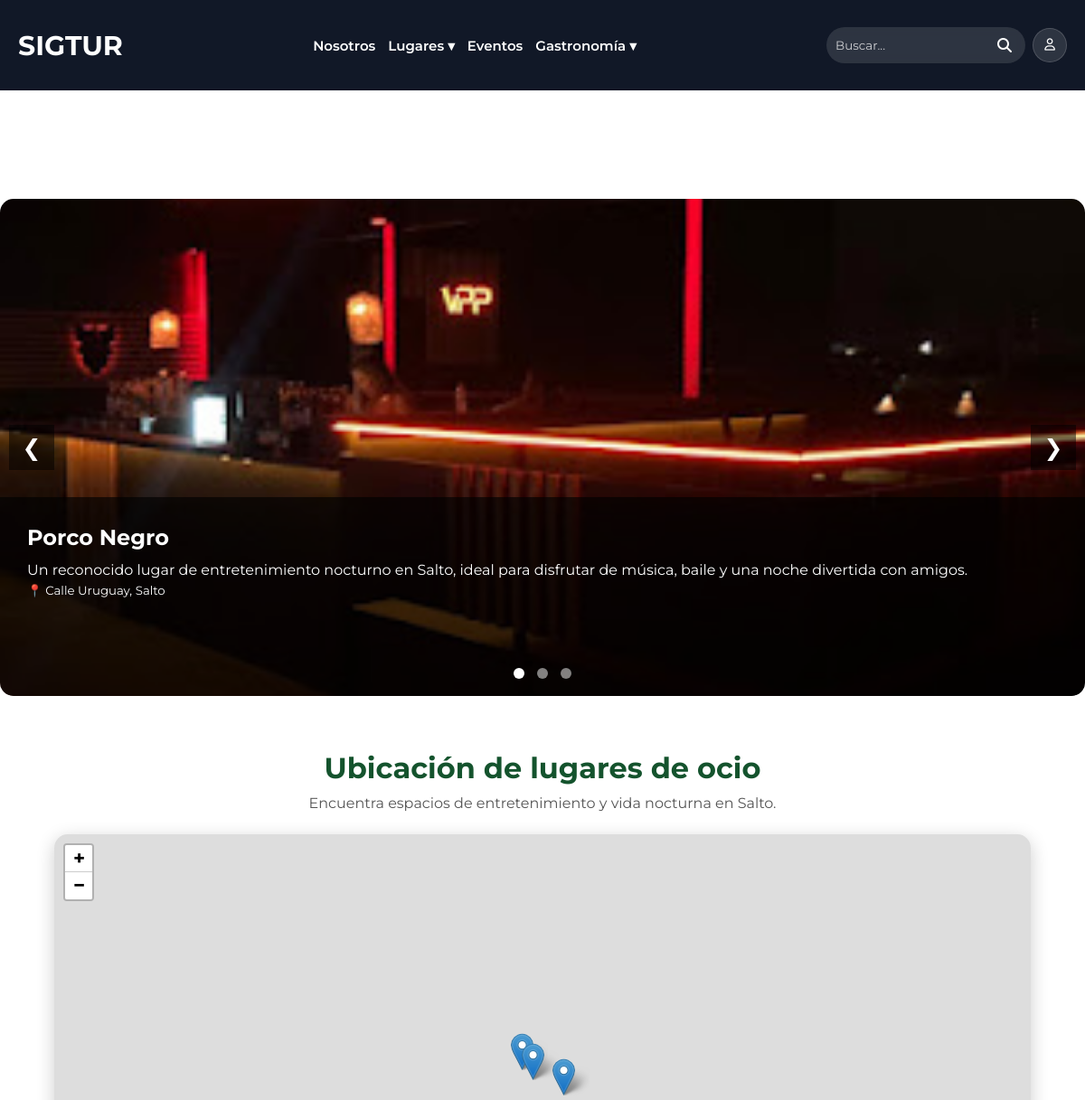
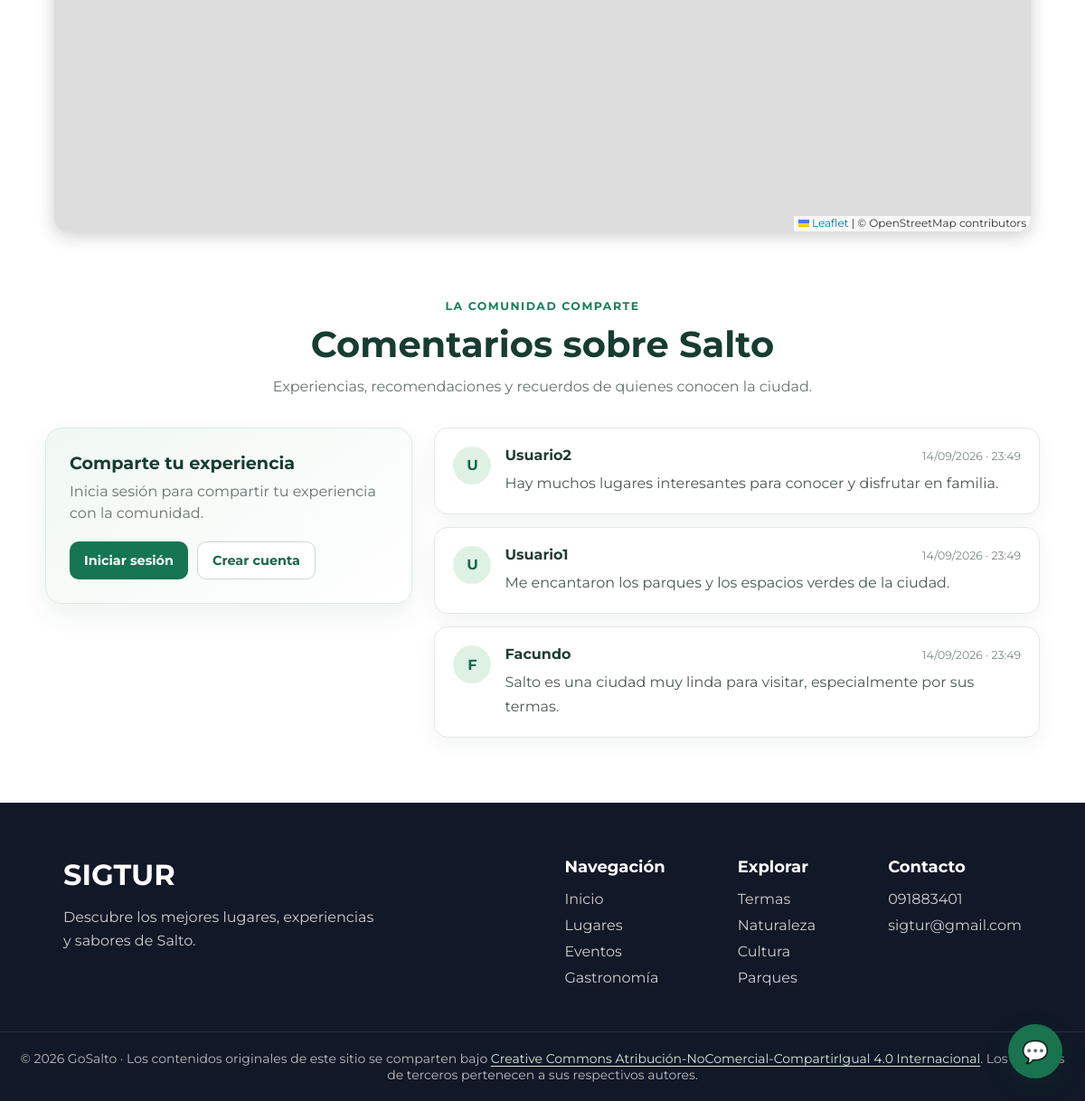
Page /pages/lugares/ocio.php on the committed database (2 pictures, top to bottom).
### tables this page shows
CREATE TABLE `lugar` (
  `ID_LUGAR` int(11) NOT NULL,
  `NOMBRE` varchar(150) NOT NULL,
  `DESCRIPCION` text DEFAULT NULL,
  `DIRECCION` varchar(200) NOT NULL,
  `IMAGEN` varchar(255) DEFAULT NULL,
  `LATITUD` decimal(10,7) DEFAULT NULL,
  `LONGITUD` decimal(10,7) DEFAULT NULL
);

CREATE TABLE `comentario` (
  `ID_COMENTARIO` int(11) NOT NULL,
  `ID_USUARIO` int(11) NOT NULL,
  `COMENTARIO` text NOT NULL,
  `FECHA` datetime DEFAULT current_timestamp()
);

CREATE TABLE `usuario` (
  `ID_USUARIO` int(11) NOT NULL,
  `ID_ROL` int(11) NOT NULL,
  `NOMBRE` varchar(100) NOT NULL,
  `CONTRASENA` varchar(255) NOT NULL,
  `CORREO` varchar(150) NOT NULL
);

### config/config.php (called while the page is built, shortened)
<?php
function url(string $ruta): string
{
    return BASE_URL . $ruta;
}

### pages/lugares/ocio.php (the view, shortened to what this page needs)
<?php
require_once("../../conexion.php");
$sql = "SELECT
            LUGAR.ID_LUGAR,
            LUGAR.NOMBRE,
            LUGAR.DESCRIPCION,
            LUGAR.DIRECCION,
            LUGAR.IMAGEN
        FROM LUGAR
        INNER JOIN LUGAR_CATEGORIA
            ON LUGAR.ID_LUGAR = LUGAR_CATEGORIA.ID_LUGAR
        WHERE LUGAR_CATEGORIA.ID_CATEGORIA = 6";
$resultado = $conexion->query($sql);
?>
<!DOCTYPE html>
<html lang="es">
<head>
    <link rel="stylesheet" href="../../assets/css/var.css">
    <link rel="stylesheet" href="../../assets/css/styles.css">
    <link rel="stylesheet" href="../../assets/css/componentes.css">
    <link rel="stylesheet" href="../../assets/css/style-secciones.css">
    <link rel="stylesheet" href="../../assets/css/slider.css">
    <link rel="stylesheet" href="../../assets/css/comments.css?v=3">
    <link rel="stylesheet" href="https://cdnjs.cloudflare.com/ajax/libs/font-awesome/6.7.2/css/all.min.css">
    <?php include("../../includes/mapa-head.php"); ?>
</head>
<body>
<main class="main-content pagina-interna">
<?php include("../../includes/navbar.php"); ?>
<section class="slider-container">
    <button class="slider-btn prev">&#10094;</button>
    <?php $primero = true; ?>
    <?php while ($lugar = $resultado->fetch_assoc()) { ?>
        <div class="slide <?php echo $primero ? 'active' : ''; ?>">
            <img
                src="../../<?php echo $lugar['IMAGEN']; ?>"
                alt="<?php echo $lugar['NOMBRE']; ?>"
            >
            <div class="slide-info">
                <h2>
                    <?php echo $lugar['NOMBRE']; ?>
                </h2>
                <p>
                    <?php echo $lugar['DESCRIPCION']; ?>
                </p>
                <?php if (!empty($lugar['DIRECCION'])) { ?>
                    <small>
                        📍 <?php echo $lugar['DIRECCION']; ?>
                    </small>
                <?php } ?>
            </div>
        </div>
        <?php $primero = false; ?>
    <?php } ?>
    <button class="slider-btn next">&#10095;</button>
    <div class="slider-dots">
        <span class="dot active"></span>
        <span class="dot"></span>
        <span class="dot"></span>
    </div>
</section>
<?php include("../../includes/mapa-categoria.php"); ?>
<?php include("../../includes/comments.php"); ?>
</main>
<?php include("../../includes/footer.php"); ?>
<?php include("../../includes/chat-widget.php"); ?>
</body>
</html>

### includes/comments.php (shortened to what this page needs)
<?php
require_once(__DIR__ . "/../conexion.php");
require_once(__DIR__ . "/../config/config.php");
try {
    $resultadoComentarios = $conexion->query(
        "SELECT COMENTARIO.COMENTARIO, USUARIO.NOMBRE, COMENTARIO.FECHA
         FROM COMENTARIO
         INNER JOIN USUARIO ON COMENTARIO.ID_USUARIO = USUARIO.ID_USUARIO
         ORDER BY COMENTARIO.ID_COMENTARIO DESC"
    );
} catch (mysqli_sql_exception $error) {
    error_log("No se pudieron cargar los comentarios: " . $error->getMessage());
    $resultadoComentarios = false;
}
?>
<section class="comentarios" id="comentarios">
    <header class="comentarios-header">
        <span class="comentarios-etiqueta">La comunidad comparte</span>
        <h2>Comentarios sobre Salto</h2>
        <p>Experiencias, recomendaciones y recuerdos de quienes conocen la ciudad.</p>
    </header>
    <div class="comentarios-contenido">
        <div class="comentario-formulario">
            <h3>Comparte tu experiencia</h3>
            <?php if (isset($_SESSION['id_usuario'])) { ?>
                <p class="comentario-sesion">
                    Publicando como <strong><?= htmlspecialchars($_SESSION['nombre'] ?? 'Usuario', ENT_QUOTES, 'UTF-8') ?></strong>
                </p>
                <form action="<?= htmlspecialchars(url('pages/guardar_comentario.php'), ENT_QUOTES, 'UTF-8') ?>" method="POST">
                    <input type="hidden" name="csrf_token" value="<?= htmlspecialchars($_SESSION['csrf_comentario'], ENT_QUOTES, 'UTF-8') ?>">
                    <input type="hidden" name="return_to" value="<?= htmlspecialchars($_SERVER['REQUEST_URI'] ?? '/', ENT_QUOTES, 'UTF-8') ?>">
                    <label for="texto-comentario">Tu comentario</label>
                    <textarea
                        id="texto-comentario"
                        name="comentario"
                        maxlength="2000"
                        rows="5"
                        placeholder="¿Qué te gustó de Salto? Comparte tu recomendación..."
                        required
                    ></textarea>
                    <div class="comentario-formulario-pie">
                        <small>Hasta 2000 caracteres</small>
                        <button type="submit">Publicar comentario</button>
                    </div>
                </form>
            <?php } else { ?>
                <p>Inicia sesión para compartir tu experiencia con la comunidad.</p>
                <div class="comentario-acceso">
                    <a href="<?= htmlspecialchars(url('pages/login.php'), ENT_QUOTES, 'UTF-8') ?>">Iniciar sesión</a>
                    <a href="<?= htmlspecialchars(url('pages/register.php'), ENT_QUOTES, 'UTF-8') ?>">Crear cuenta</a>
                </div>
            <?php } ?>
        </div>
        <div class="comentarios-lista">
            <?php if ($resultadoComentarios === false) { ?>
                <p class="comentarios-vacio">No se pudieron cargar los comentarios en este momento. Inténtalo de nuevo más tarde.</p>
            <?php } elseif ($resultadoComentarios->num_rows === 0) { ?>
                <p class="comentarios-vacio">Todavía no hay comentarios. ¡Sé la primera persona en compartir su experiencia!</p>
            <?php } else { ?>
                <?php while ($comentario = $resultadoComentarios->fetch_assoc()) { ?>
                    <article class="comentario">
                        <div class="comentario-avatar" aria-hidden="true">
                            <?= htmlspecialchars(mb_strtoupper(mb_substr($comentario['NOMBRE'], 0, 1, 'UTF-8'), 'UTF-8'), ENT_QUOTES, 'UTF-8') ?>
                        </div>
                        <div class="comentario-detalle">
                            <div class="comentario-meta">
                                <h3><?= htmlspecialchars($comentario['NOMBRE'], ENT_QUOTES, 'UTF-8') ?></h3>
                                <time datetime="<?= htmlspecialchars($comentario['FECHA'], ENT_QUOTES, 'UTF-8') ?>">
                                    <?= htmlspecialchars(date('d/m/Y · H:i', strtotime($comentario['FECHA'])), ENT_QUOTES, 'UTF-8') ?>
                                </time>
                            </div>
                            <p><?= nl2br(htmlspecialchars($comentario['COMENTARIO'], ENT_QUOTES, 'UTF-8')) ?></p>
                        </div>
                    </article>
                <?php } ?>
            <?php } ?>
        </div>
    </div>
</section>

### assets/css/var.css (style rules this page uses)
:root { --fuente: 'Montserrat', sans-serif; --color-principal: rgb(255, 255, 255); --color-secundario : #f5f5f5; --color-principal-texto: rgb(0, 0, 0); --color-secundario-texto : #555; --color-redes: #333; --tamaño-principal-h1: 30px; --tamaño-principal-fuente: 15px; }

### assets/css/styles.css (style rules this page uses)
* { margin: 0; padding: 0; box-sizing: border-box; font-family: var(--fuente); }
html, body { width: 100%; min-height: 100%; scroll-behavior: smooth; }
body { display: flex; flex-direction: column; min-height: 100vh; }
main { flex: 1; }
.pagina-interna { padding-top:100px; flex:1; }

### assets/css/componentes.css (style rules this page uses)
.slider-container { position: relative; max-width: 1200px; height: 550px; margin: 120px auto 40px auto; overflow: hidden; border-radius: 15px; }
.slide { display: none; width: 100%; height: 100%; position: relative; }
.slide.active { display: block; }
.slide img { width: 100%; height: 100%; object-fit: cover; }
.slide-info { position: absolute; bottom: 0; left: 0; width: 100%; height: 40%; background: rgba(0,0,0,0.65); color: white; padding: 30px; box-sizing: border-box; }
.slide-info h2 { margin-bottom: 10px; }
.slide-info p { line-height: 1.5; }
.slider-btn { position: absolute; top: 50%; transform: translateY(-50%); background: rgba(0,0,0,0.5); color: white; border: none; width: 50px; height: 50px; cursor: pointer; font-size: 25px; z-index: 100; }
.prev { left: 10px; }
.next { right: 10px; }
.slider-dots { position: absolute; bottom: 15px; width: 100%; text-align: center; z-index: 100; }
.dot { width: 12px; height: 12px; background: rgba(255,255,255,0.5); border-radius: 50%; display: inline-block; margin: 0 5px; cursor: pointer; }
.dot.active { background: white; }

### assets/css/slider.css (style rules this page uses)
.slider-container { position: relative; max-width: 1200px; height: 550px; margin: 120px auto 40px auto; overflow: hidden; border-radius: 15px; }
.slide { display: none; width: 100%; height: 100%; position: relative; }
.slide.active { display: block; }
.slide img { width: 100%; height: 100%; object-fit: cover; }
.slide-info { position: absolute; bottom: 0; left: 0; width: 100%; height: 40%; background: rgba(0,0,0,0.65); color: white; padding: 30px; box-sizing: border-box; }
.slide-info h2 { margin-bottom: 10px; }
.slide-info p { line-height: 1.5; }
.slider-btn { position: absolute; top: 50%; transform: translateY(-50%); background: rgba(0,0,0,0.5); color: white; border: none; width: 50px; height: 50px; cursor: pointer; font-size: 25px; z-index: 100; }
.prev { left: 10px; }
.next { right: 10px; }
.slider-dots { position: absolute; bottom: 15px; width: 100%; text-align: center; z-index: 100; }
.dot { width: 12px; height: 12px; background: rgba(255,255,255,0.5); border-radius: 50%; display: inline-block; margin: 0 5px; cursor: pointer; }
.dot.active { background: white; }

### rows in the picture
lugar: IMAGEN (picture), NOMBRE "Porco Negro", DESCRIPCION "Un reconocido lugar de entretenimiento nocturno en Salto, ideal para disfrutar de música, baile y una noche divertida con amigos.", DIRECCION "Calle Uruguay, Salto"
comentario: ID_USUARIO.NOMBRE "U", ID_USUARIO.NOMBRE "Usuario2", FECHA "14/09/2026 · 23:49", COMENTARIO "Hay muchos lugares interesantes para conocer y disfrutar en familia."
comentario: ID_USUARIO.NOMBRE "U", ID_USUARIO.NOMBRE "Usuario1", FECHA "14/09/2026 · 23:49", COMENTARIO "Me encantaron los parques y los espacios verdes de la ciudad."
comentario: ID_USUARIO.NOMBRE "F", ID_USUARIO.NOMBRE "Facundo", FECHA "14/09/2026 · 23:49", COMENTARIO "Salto es una ciudad muy linda para visitar, especialmente por sus termas."

### other values in the picture
$tituloMapaSeguro "Ubicación de lugares de ocio"
$descripcionMapaSegura "Encuentra espacios de entretenimiento y vida nocturna en Salto."
